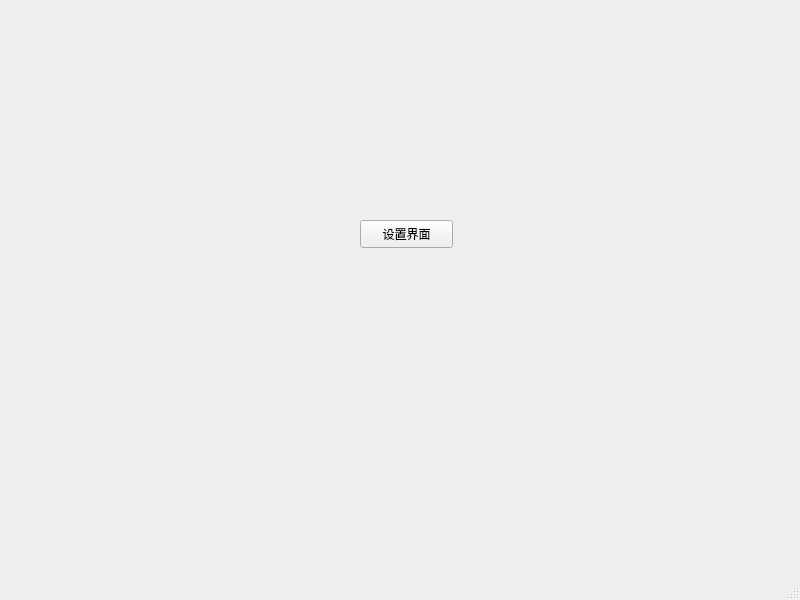
<?xml version="1.0" encoding="UTF-8"?>
<ui version="4.0">
 <class>MainWindow</class>
 <widget class="QMainWindow" name="MainWindow">
  <property name="geometry">
   <rect>
    <x>0</x>
    <y>0</y>
    <width>800</width>
    <height>600</height>
   </rect>
  </property>
  <property name="windowTitle">
   <string>MainWindow</string>
  </property>
  <widget class="QWidget" name="centralwidget">
   <widget class="QPushButton" name="pushButton">
    <property name="geometry">
     <rect>
      <x>360</x>
      <y>220</y>
      <width>93</width>
      <height>28</height>
     </rect>
    </property>
    <property name="text">
     <string>设置界面</string>
    </property>
   </widget>
  </widget>
  <widget class="QMenuBar" name="menubar">
   <property name="geometry">
    <rect>
     <x>0</x>
     <y>0</y>
     <width>800</width>
     <height>26</height>
    </rect>
   </property>
  </widget>
  <widget class="QStatusBar" name="statusbar"/>
 </widget>
 <resources/>
 <connections/>
</ui>
